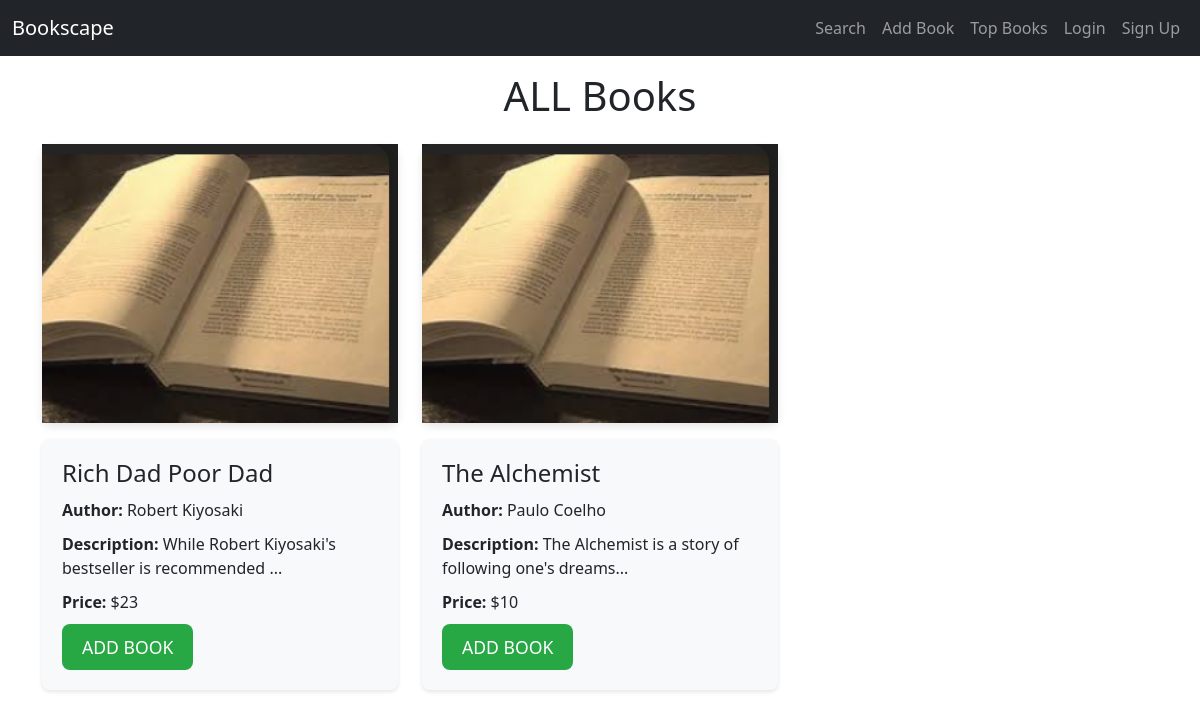
The app's page /Top_books (signed in) with its own data.
### app.py (models this page shows)
class Book1(db.Model):
    id = db.Column(db.Integer, primary_key=True)
    name = db.Column(db.String(100), nullable=False)
    authors=db.Column(db.String(100), nullable=False)
    description = db.Column(db.String(100), nullable=False)
    price=db.Column(db.String(100),nullable=False)

### app.py (the view)
@app.route("/Top_books",methods=["GET", "POST"])
def Top_book():
    if 'user_name' not in session:
        return redirect(url_for('login', next=request.url))
    k=[]
    books = Book1.query.all()
    for i in books:
        k.append(i.name)
    book_data = []
    return render_template("Top.html",books=books)

### templates/Top.html (shortened to what this page needs)
<!DOCTYPE html>
<html lang="en">
<head>
    <link href="https://cdn.jsdelivr.net/npm/bootstrap@5.3.0-alpha1/dist/css/bootstrap.min.css" rel="stylesheet">
</head>
<body>
    <nav class="navbar navbar-expand-lg navbar-dark bg-dark fixed-top">
        <div class="container-fluid">
            <a class="navbar-brand" href="{{url_for('home')}}">Bookscape</a>
            <div class="collapse navbar-collapse" id="navbarNav">
                <ul class="navbar-nav ms-auto">
                    <li class="nav-item">
                        <a class="nav-link" href="{{url_for('home1')}}">Search</a>
                    </li>
                    <li class="nav-item">
                        <a class="nav-link" href="{{url_for('added')}}">Add Book</a>
                    </li>
                    <li class="nav-item">
                        <a class="nav-link" href="{{url_for('Top_book')}}">Top Books</a>
                    </li>
                    <li class="nav-item">
                        <a class="nav-link" href="{{url_for('login')}}">Login</a>
                    </li>
                    <li class="nav-item">
                        <a class="nav-link" href="{{url_for('register')}}">Sign Up</a>
                    </li>
                </ul>
            </div>
        </div>
    </nav>
 <br>
    <div class="container mt-5">
        <h1 class="mb-4 text-center">ALL Books</h1>
        <div class="row">
            {% for book in books %}
                <div class="col-md-4 mb-4">
                    <div class="book-poster">
                        <img src="{{ url_for('static', filename='b1.png') }}" alt="Book Poster" class="img-fluid w-100">
                    </div>
                    <div class="book-details mt-3">
                        <h4>{{ book.name }}</h4>
                        <p><strong>Author:</strong> {{ book.authors }}</p>
                        <p><strong>Description:</strong> {{ book.description[:50] }}...</p>
                        <p><strong>Price:</strong> ${{ book.price }}</p>
                        <a href="{{ url_for('book_details1', book_id=book.id) }}" class="btn btn-success btn-lg" target="_blank">
                             ADD BOOK
                        </a>
                    </div>
                </div>
            {% endfor %}
        </div>
    </div>
</body>
</html>

### templates/Top.html (style rules this page uses)
.book-poster { border-radius: 10px; box-shadow: 0 4px 8px rgba(0, 0, 0, 0.1); transition: transform 0.2s, box-shadow 0.2s; }
.book-details { background-color: #f8f9fa; padding: 20px; border-radius: 8px; margin-top: 10px; box-shadow: 0 2px 4px rgba(0, 0, 0, 0.1); }
h4, p { margin: 0 0 10px; }
.btn-success { background-color: #28a745; border: none; padding: 10px 20px; font-size: 1.1rem; transition: background-color 0.3s ease; }

### records on screen
Book1: name "Rich Dad Poor Dad", authors "Robert Kiyosaki", description "While Robert Kiyosaki's bestseller is recommended", price "23"
Book1: name "The Alchemist", authors "Paulo Coelho", description "The Alchemist is a story of following one's dreams", price "10"
